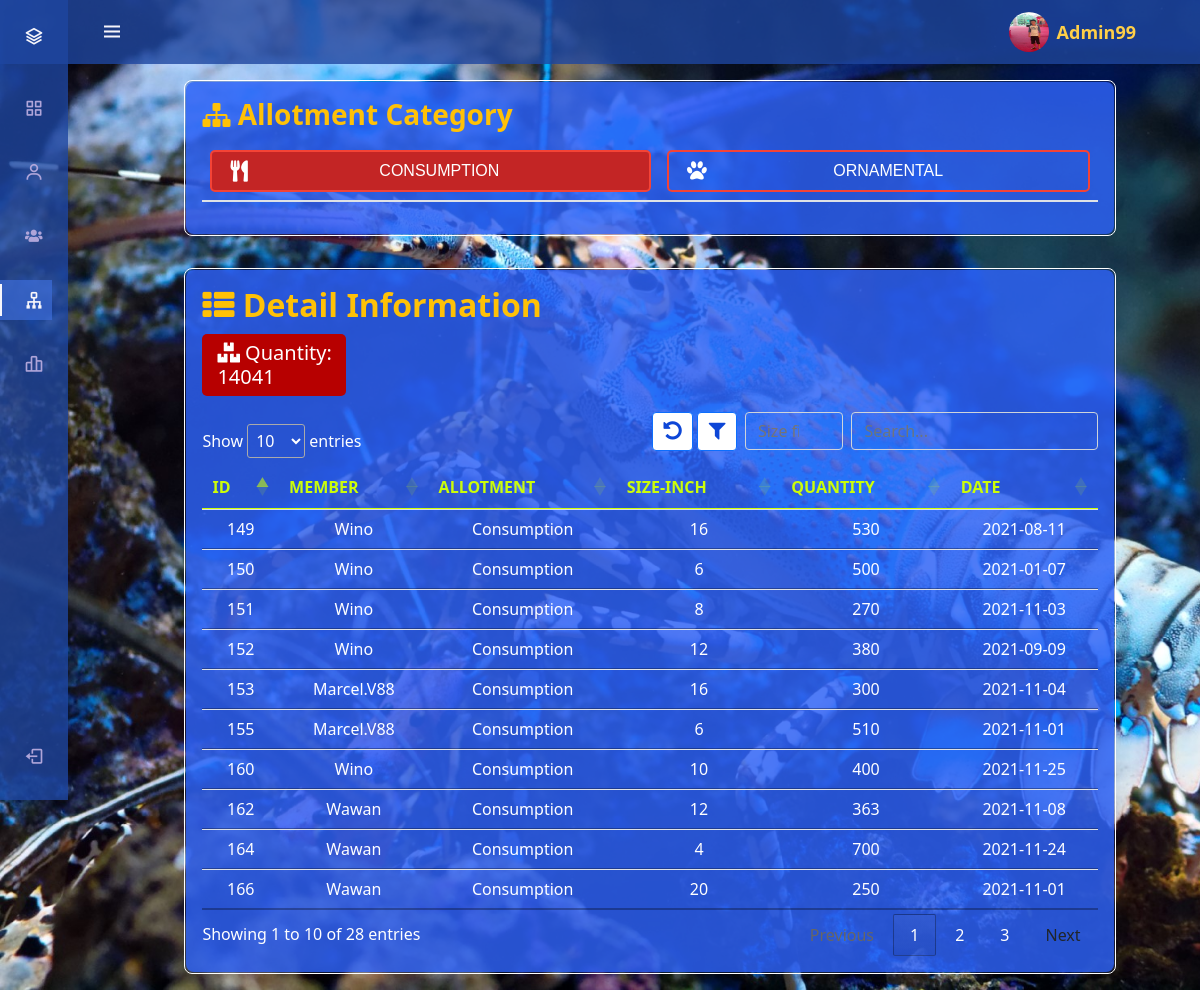
Page /admin_size_detail.php (signed in) on the committed database.
### tables this page shows
CREATE TABLE `information` (
  `info_id` int(11) NOT NULL,
  `pond_name` varchar(100) NOT NULL,
  `allotment` varchar(100) NOT NULL,
  `size` int(30) NOT NULL,
  `quantity` int(30) NOT NULL,
  `date` varchar(50) NOT NULL,
  `user_id` int(10) NOT NULL,
  `nameuser` varchar(50) NOT NULL
);

### admin_size_detail.php (the view, shortened to what this page needs)
<?php
$user_id = $_SESSION['user_id'];
$img_prof = $_SESSION['img_prof'];
?>
<head>
    <link rel="stylesheet" href="css/main5.css">
    <link rel="stylesheet" href="css/button3.css">
    <link rel="stylesheet" href="css/sidebar4.css">
    <link rel="stylesheet" href="css/hover.css">
    <link rel="stylesheet" href="https://use.fontawesome.com/releases/v5.6.3/css/all.css">
    <link href="//maxcdn.bootstrapcdn.com/font-awesome/4.1.0/css/font-awesome.min.css" rel="stylesheet">
    <link rel="stylesheet" href="https://maxcdn.bootstrapcdn.com/bootstrap/4.0.0/css/bootstrap.min.css">
    <link rel="stylesheet" href="https://cdn.jsdelivr.net/npm/bootstrap@5.0.0-beta1/dist/css/bootstrap.min.css">
    <link href='https://unpkg.com/boxicons@2.1.1/css/boxicons.min.css' rel='stylesheet'>
    <link rel="stylesheet" href="https://cdnjs.cloudflare.com/ajax/libs/jquery/3.2.1/jquery.min.js">
    <link rel="stylesheet" type="text/css" href="//cdn.datatables.net/1.11.3/css/jquery.dataTables.min.css">
</head>
<body id="body-pd">
<header class="header" id="header">
        <div class="header_toggle"> <i class='bx bx-menu' id="header-toggle"></i> </div>
        <div class="space">
            <div class="header_img mr-2"> <img src="img/<?php echo $img_prof ?>" alt=""> </div>
            <a style="color: #ffcf47;" title="Edit Profile" href="admin_editprofile.php?id=<?php echo $user_id;?>">
                <?php echo"<b class=hover style=font-size:18px;>". $_SESSION['username'] . "</b>";?>
            </a>
        </div>
</header>
<div class="l-navbar" id="nav-bar">
        <nav class="nav">
            <div> <a href="#" class="nav_logo"> <i class='bx bx-layer nav_logo-icon'></i> <span class="nav_logo-name">Menu</span> </a>
                <div class="nav_list">
                    <a href="admin_view.php" class="nav_link">
                        <i class='bx bx-grid-alt nav_icon' title="Dashboard"></i>
                    </a>
                        <a href="admin_listuser.php" class="nav_link">
                        <i class='bx bx-user nav_icon' title="Users"></i>
                    </a>
                    <a href="admin_customer_lists.php" class="nav_link">
                        <i class='fas fa-users fa-sm nav_icon' style="margin-left: 1px;" title="Customer List"> </i>
                    </a>
                    <a href="admin_size_detail.php" class="nav_link active">
                        <i class='bx bx-sitemap nav_icon' title="Size Category"></i>
                    </a>
                    <a href="sales_graph.php" class="nav_link">
                        <i class='bx bx-bar-chart-alt-2 nav_icon' title="Sales Graph"></i>
                    </a>
                </div>
            </div>
        <a href="logout.php" class="nav_link">
            <i class='bx bx-log-out nav_icon'></i>
        </a>
    </nav>
</div>
<div class="page-content page-container" id="page-content">
<div class="padding" style="margin-top: 4em;">
<div class="d-flex justify-content-center">
    <div class="col-lg-8 grid-margin stretch-card">
        <div style="border: 1px solid #fff; border-radius: 8px;">
        <div class="card" style="border-radius: 8px; background: rgba(45, 98, 245, 0.2);">
            <div class="card-body" style="background: rgba(45, 98, 245, 0.8);">
            <h3 class="card-title" style="color: #ffc107;"><i class="fa fa-sitemap"></i> <b>Allotment Category</b></h3>
            <div class="table-responsive">
            <table class="table">
            <thead>
    <tr align='center'>
    <th>
        <a class="btn btncategory button3" href="admin_size_detail.php" style="width: 100%; background: #c32525;">
            <i class="fas fa-utensils fa-lg mt-1" style="float: left;"></i> Consumption
        </a>
    </th>
    <th>
        <a class="btn btncategory button3" href="admin_size_detail2.php" style="width: 100%;">
            <i class="fa fa-paw fa-lg mt-1" style="float: left;"></i> Ornamental
        </a>
    </th>
    </tr>
    </thead>
    </table>
        </div>
        </div>
        </div>
    </div>
    </div>
    </div>
</div>
</div>
<div class="page-content page-container" id="page-content">
<div class="padding">
<div class="d-flex justify-content-center">
    <div class="col-lg-8 grid-margin stretch-card">
        <div style="border: 1px solid #fff; border-radius: 8px;">
        <div class="card" style="border-radius: 8px; background: rgba(45, 98, 245, 0.2);">
            <div class="card-body" style="background: rgba(45, 98, 245, 0.8);">
            <h2 class="card-title" style="color: #ffc107;"><i class="fa fa-th-list"></i> <b>Detail Information</b></h2>
            <div class="table-responsive">
            <table class="table" id="category">
            <thead>
                <tr align='center'>
                    <th>ID</th>
                    <th>Member</th>
                    <th>Allotment</th>
                    <th>Size-Inch</th>
                    <th>Quantity</th>
                    <th>Date</th>
                </tr>
            </thead>
            <tbody id="myTable">
        <?php
            $server = "localhost";
            $user = "root";
            $pass = "";
            $database = "database";
            $conn = mysqli_connect($server, $user, $pass, $database) or die(mysqli_error());
                $sql = "SELECT * FROM information ";
                $res = mysqli_query($conn, $sql);
                $sno = 0;
                $sno = $sno + 1;
             if($res==true)
                {
                    $count_rows = mysqli_num_rows($res);
                    if($count_rows>0)
                    {
                        if(ISSET($_POST['filter'])){
                            $category=$_POST['category'];
$query=mysqli_query($conn, "SELECT * FROM information WHERE `size`='$category' AND `allotment`='Consumption' ORDER BY info_id ASC") or die(mysqli_error($conn));
                            $qty = 0;
                            while($row=mysqli_fetch_array($query)){
                                $qty += $row['quantity'];
                                $info_id = $row['info_id'];?>
                                <tr align='center' style="background: transparent;"><?php
                                    echo"<td>".$info_id."</td>
                                        <td>".$row['nameuser']."</td>
                                        <td>".$row['allotment']."</td>
                                        <td>".$row['size']."</td>
                                        <td>".$row['quantity']."</td>
                                        <td>".$row['date']."</td>
                                     </tr>";
                                     $sno++;
                            }
                        } else {
                            $query=mysqli_query($conn, "SELECT * FROM information WHERE `allotment`='Consumption' ORDER BY info_id ASC") or die(mysqli_error());
                            $qty = 0;
                            while($row=mysqli_fetch_array($query)){
                                $qty += $row['quantity'];
                                $info_id = $row['info_id'];?>
                                <tr align='center' style="background: transparent;"><?php
                                    echo"<td>".$info_id."</td>
                                        <td>".$row['nameuser']."</td>
                                        <td>".$row['allotment']."</td>
                                        <td>".$row['size']."</td>
                                        <td>".$row['quantity']."</td>
                                        <td>".$row['date']."</td>
                                     </tr>";
                            }
                        }
                        ?>
            <div style="width: 100%; float: left;">
            <div class="total" style="width: 16%;">
                <h5 class="card-text ml-2"><i class="fas fa-boxes" title="Filter"></i>  Quantity: <?php echo $qty; ?></h6>
            </div>
            <div style="overflow: hidden; margin-bottom: -1.7em; width: 55%; float: right; position: relative; z-index: 1;">
            <form method="POST">
                <input type="text" class="form-control" style="float: right; width: 50%; background: transparent; color: #fff;" id="myInput" placeholder="Search..." title="Type in a name">
                <input type="number" name="category" placeholder="Size filter" class="filter form-select mr-2 ml-1" style="float: right; width: 20%; background: transparent; color: #fff; text-align: center;">
                <button class="btn btn-outline-primary float-right mr-1" name="filter">
                    <i class="fa fa-filter fa-lg" title="Filter"></i>
                </button>
                <button class="btn btn-outline-primary float-right mr-1" name="reset">
                    <i class="fa fa-undo fa-lg" title="Reset"></i>
                </button>
            </form>
        </div>
            </div>
                        <?php
                    }
                }
            ?>
            </tbody>
            </table>
            </div>
            </div>
        </div>
        </div>
        </div>
        </div>
    </div>
</div>
</body>

### css/main5.css (style rules this page uses)
body { background-color: #f9f9fa }
.padding { padding: 1rem }
.card { box-shadow: none; -webkit-box-shadow: none; -moz-box-shadow: none; -ms-box-shadow: none; }
.card { position: relative; display: flex; flex-direction: column; min-width: 0; word-wrap: break-word; background-clip: border-box; border: 1px solid #fff; }
.card-body { border-radius: 8px; }
.card .card-title { color: #ccfd09; margin-bottom: 0.625rem; text-transform: capitalize; font-family:'Noto Sans', sans-serif; }
.table-responsive { display: block; width: 100%; overflow-x: auto; -webkit-overflow-scrolling: touch; -ms-overflow-style: -ms-autohiding-scrollbar }
.table, .jsgrid .jsgrid-table { width: 100%; max-width: 100%; margin-bottom: 1rem; background-color: transparent }
.table thead th, .jsgrid .jsgrid-table thead th { border-top: 0; border-bottom-width: 1px; text-transform: uppercase }
.table td, .jsgrid .jsgrid-table td { padding: .875rem 0.9375rem; color: #fff; }
#myInput { width: 25%; }

### css/button3.css (style rules this page uses)
.btn { -webkit-border-radius: 10; -moz-border-radius: 10; border-radius: 10px; font-family: Arial; color: #fcfcfc; font-size: 15px; background: #d93434; padding: 10px 20px 10px 20px; text-decoration: none; }
h2 { font: cursive; }

### css/sidebar4.css (style rules this page uses)
a { text-decoration: none }
.header { width: 100%; height: var(--header-height); position: fixed; top: 0; left: 0; display: flex; align-items: center; justify-content: space-between; padding: 0 1rem; background-color: rgba(30, 70, 161, 0.8); z-index: var(--z-fixed); transition: .5s; color: white; }
.space { display: flex; align-items: center; padding: 0 2rem; }
.header_toggle { color: var(--white-color); font-size: 1.5rem; cursor: pointer }
.header_img { width: 35px; height: 35px; display: flex; justify-content: center; border-radius: 50%; overflow: hidden }
.header_img img { width: 40px }
.l-navbar { position: fixed; top: 0; left: -30%; width: var(--nav-width); height: 100vh; background-color: rgba(30, 70, 161, 0.8); padding: .5rem 1rem 0 0; transition: .5s; z-index: var(--z-fixed) }
.nav { height: 100%; display: flex; flex-direction: column; justify-content: space-between; overflow: hidden }
.nav_logo, .nav_link { display: grid; grid-template-columns: max-content max-content; align-items: center; column-gap: 1rem; padding: .5rem 0 .5rem 1.5rem }
.nav_logo { margin-bottom: 2rem }
.nav_logo-icon { font-size: 1.25rem; color: var(--white-color) }
.nav_link { position: relative; color: var(--first-color-light); margin-bottom: 1.5rem; transition: .3s }
.nav_icon { font-size: 1.25rem }
.active { color: var(--white-color); background-color: rgba(62, 109, 217, 0.7); border-top-right-radius: 12px; border-bottom-right-radius: 12px; transition: .3s; }
.active::before { content: ''; position: absolute; left: 0; width: 2px; height: 32px; background-color: var(--white-color) }
@media screen and (min-width: 768px) { body { margin: calc(var(--header-height) + 1rem) 0 0 0; padding-left: calc(var(--nav-width) + 2rem) } }
@media screen and (min-width: 768px) { .header { height: calc(var(--header-height) + 1rem); padding: 0 2rem 0 calc(var(--nav-width) + 2rem) } }
@media screen and (min-width: 768px) { .header_img { width: 40px; height: 40px } }
@media screen and (min-width: 768px) { .header_img img { width: 45px } }
@media screen and (min-width: 768px) { .l-navbar { left: 0; padding: 1rem 1rem 0 0 } }

### admin_size_detail.php (style rules this page uses)
body { background-image: url("back/blue_lobster1.jpg"); background-attachment: fixed; background-repeat:no-repeat; background-size:cover; }
.btn-outline-primary { background-color: #fff; color: #0d46d7; float: right; padding: 10.5px; }
a:hover, a, th { text-decoration: none; color: #ccfd09; }
.col-lg-8 { flex: 0 0 auto; width: 90%; max-width: 100%; }
.btncategory { border: none; padding: 7px 18px; text-align: center; text-decoration: none; transition-duration: 0.4s; cursor: pointer; }
.button3 { background: transparent; color: white; border: 2px solid #f44336; border-radius: 5px; }
.total { background: transparent; color: #ffcf47; padding: 6px; }
.total { background: #b70000; color: white; padding: 7px; border-radius: 5px; transition: 0.3s; }

### rows in the picture
information: info_id "149", nameuser "Wino", allotment "Consumption", size "16", quantity "530", date "2021-08-11"
information: info_id "150", nameuser "Wino", allotment "Consumption", size "6", quantity "500", date "2021-01-07"
information: info_id "151", nameuser "Wino", allotment "Consumption", size "8", quantity "270", date "2021-11-03"
information: info_id "152", nameuser "Wino", allotment "Consumption", size "12", quantity "380", date "2021-09-09"
information: info_id "153", nameuser "Marcel.V88", allotment "Consumption", size "16", quantity "300", date "2021-11-04"
information: info_id "155", nameuser "Marcel.V88", allotment "Consumption", size "6", quantity "510", date "2021-11-01"
information: info_id "160", nameuser "Wino", allotment "Consumption", size "10", quantity "400", date "2021-11-25"
information: info_id "162", nameuser "Wawan", allotment "Consumption", size "12", quantity "363", date "2021-11-08"
information: info_id "164", nameuser "Wawan", allotment "Consumption", size "4", quantity "700", date "2021-11-24"
information: info_id "166", nameuser "Wawan", allotment "Consumption", size "20", quantity "250", date "2021-11-01"

### other values in the picture
$_SESSION['username'] "Admin99"
$qty "14041"
